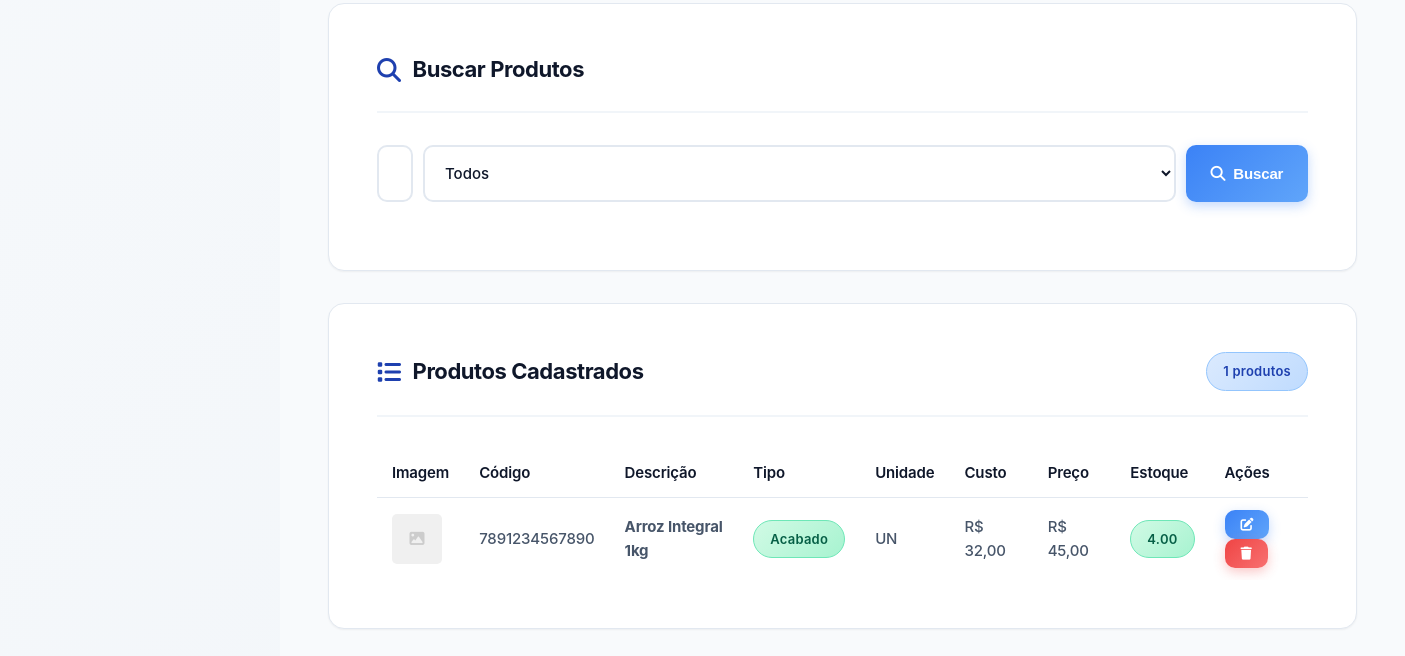
The app's page /views/products/index.php (signed in, lower part), older data.
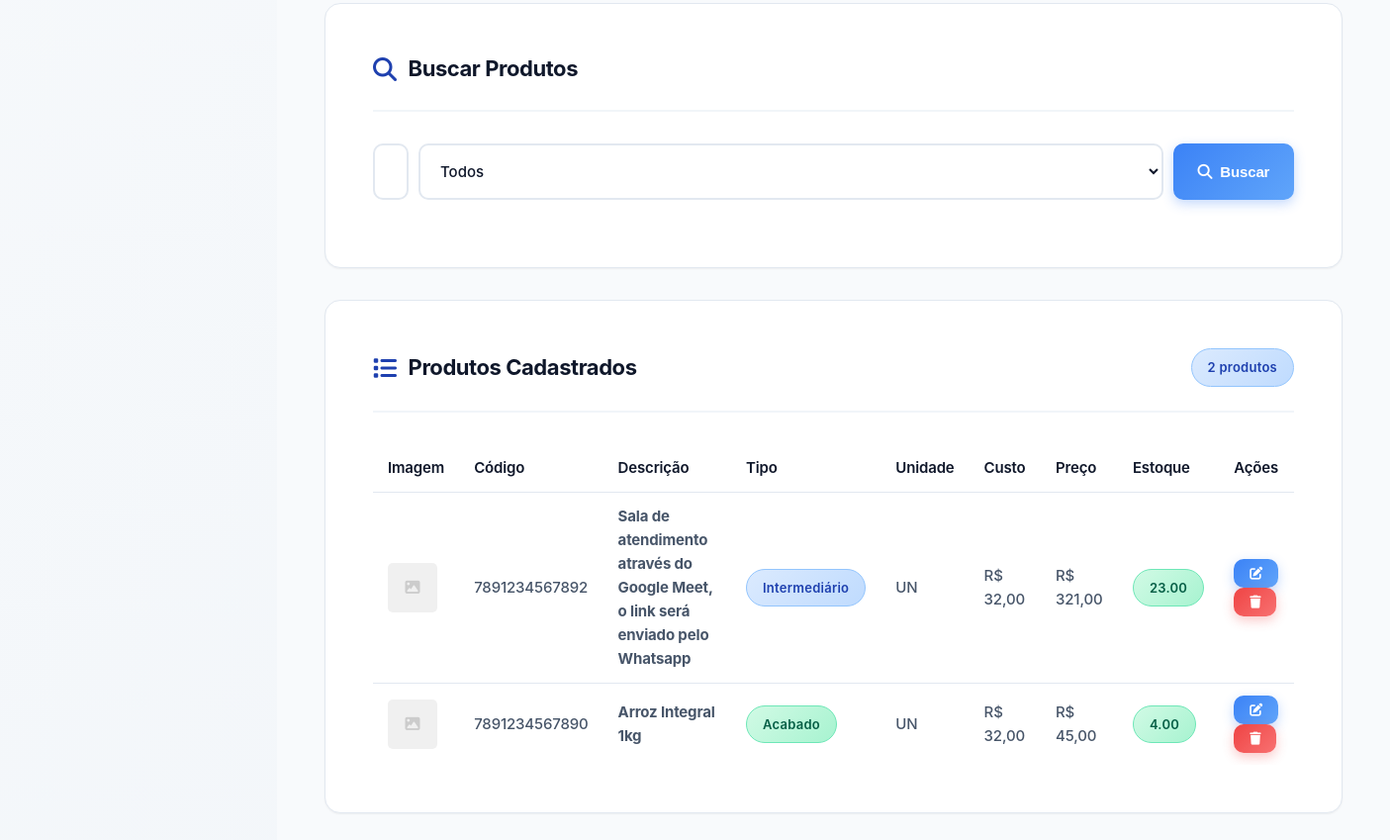
The same page, newer data.
### tables this page shows
CREATE TABLE products (
            id INTEGER PRIMARY KEY AUTOINCREMENT,
            barcode TEXT UNIQUE NOT NULL,
            description TEXT NOT NULL,
            cost REAL NOT NULL,
            price REAL NOT NULL,
            stock REAL DEFAULT 0,
            min_stock REAL DEFAULT 0,
            unit TEXT NOT NULL,
            type TEXT NOT NULL,
            image TEXT,
            created_at DATETIME DEFAULT CURRENT_TIMESTAMP,
            updated_at DATETIME DEFAULT CURRENT_TIMESTAMP
        , category TEXT, brand TEXT, supplier TEXT, max_stock REAL, notes TEXT, status TEXT DEFAULT "active", user_id INTEGER NOT NULL DEFAULT 1);

### config/config.php (called while the page is built, shortened)
<?php
function formatMoney($value) {
    return 'R$ ' . number_format($value, 2, ',', '.');
}
?>

### views/products/index.php (the view, shortened to what this page needs)
<?php
require_once __DIR__ . '/../../config/config.php';
$db = Database::getInstance()->getConnection();
$products = $db->query("SELECT * FROM products ORDER BY created_at DESC")->fetchAll(PDO::FETCH_ASSOC);
?>
<?php include __DIR__ . '/../../components/header.php'; ?>
<div class="main-layout">
    <div class="content-wrapper">
        <main class="main-content">
            <div class="card">
                <div class="card-header">
                    <h3><i class="fas fa-search"></i> Buscar Produtos</h3>
                </div>
                <div class="search-box">
                    <input type="text" id="searchInput" placeholder="Digite para buscar...">
                    <select id="searchType">
                        <option value="all">Todos</option>
                    </select>
                    <button class="btn btn-info" onclick="buscarProdutos()">
                        <i class="fas fa-search"></i> Buscar
                    </button>
                </div>
            </div>
            <div class="card">
                <div class="card-header">
                    <h3><i class="fas fa-list"></i> Produtos Cadastrados</h3>
                    <span class="badge badge-info" id="totalProducts"><?php echo count($products); ?> produtos</span>
                </div>
                <div class="table-responsive">
                    <table class="table">
                        <thead>
                            <tr>
                                <th>Imagem</th>
                                <th>Código</th>
                                <th>Descrição</th>
                                <th>Tipo</th>
                                <th>Unidade</th>
                                <th>Custo</th>
                                <th>Preço</th>
                                <th>Estoque</th>
                                <th>Ações</th>
                            </tr>
                        </thead>
                        <tbody id="productsTableBody">
                            <?php foreach ($products as $product): ?>
                                <tr>
                                    <td>
                                        <?php if ($product['image']): ?>
                                            <img src="<?php echo BASE_URL . $product['image']; ?>" style="width: 50px; height: 50px; object-fit: cover; border-radius: 5px;">
                                        <?php else: ?>
                                            <div style="width: 50px; height: 50px; background: #f0f0f0; border-radius: 5px; display: flex; align-items: center; justify-content: center;">
                                                <i class="fas fa-image" style="color: #ccc;"></i>
                                            </div>
                                        <?php endif; ?>
                                    </td>
                                    <td><?php echo htmlspecialchars($product['barcode']); ?></td>
                                    <td><strong><?php echo htmlspecialchars($product['description']); ?></strong></td>
                                    <td>
                                        <?php
                                        $types = ['finished' => 'Acabado', 'intermediate' => 'Intermediário', 'supply' => 'Insumo'];
                                        $badges = ['finished' => 'success', 'intermediate' => 'info', 'supply' => 'warning'];
                                        ?>
                                        <span class="badge badge-<?php echo $badges[$product['type']]; ?>">
                                            <?php echo $types[$product['type']]; ?>
                                        </span>
                                    </td>
                                    <td><?php echo strtoupper($product['unit']); ?></td>
                                    <td><?php echo formatMoney($product['cost']); ?></td>
                                    <td><?php echo formatMoney($product['price']); ?></td>
                                    <td>
                                        <?php
                                        $stockClass = $product['stock'] <= $product['min_stock'] ? 'badge-danger' : 'badge-success';
                                        ?>
                                        <span class="badge <?php echo $stockClass; ?>">
                                            <?php echo number_format($product['stock'], 2); ?>
                                        </span>
                                    </td>
                                    <td>
                                        <button class="btn btn-info btn-sm" onclick='editarProduto(<?php echo json_encode($product); ?>)' title="Editar">
                                            <i class="fas fa-edit"></i>
                                        </button>
                                        <button class="btn btn-danger btn-sm" onclick="excluirProduto(<?php echo $product['id']; ?>)" title="Excluir">
                                            <i class="fas fa-trash"></i>
                                        </button>
                                    </td>
                                </tr>
                            <?php endforeach; ?>
                        </tbody>
                    </table>
                </div>
            </div>
        </main>
    </div>
</div>
<?php include __DIR__ . '/../../components/footer.php'; ?>

### components/header.php (shortened to what this page needs)
<!DOCTYPE html>
<html lang="pt-br">
<head>
    <link rel="stylesheet" href="https://cdnjs.cloudflare.com/ajax/libs/font-awesome/6.4.0/css/all.min.css">
    <link rel="stylesheet" href="<?php echo BASE_URL; ?>assets/css/style.css">
</head>
<body>

### components/footer.php (shortened to what this page needs)
</body>
</html>

Row changes from the older to the newer data that the page shows:
added products: barcode "7891234567892", description "Sala de atendimento através do Google Meet, o link será enviado pelo Whatsapp", type "Intermediário", unit "UN", cost "R$ 32,00", price "R$ 321,00", stock "23.00"
Text that changed along with them:
count($products): "1" → "2"
